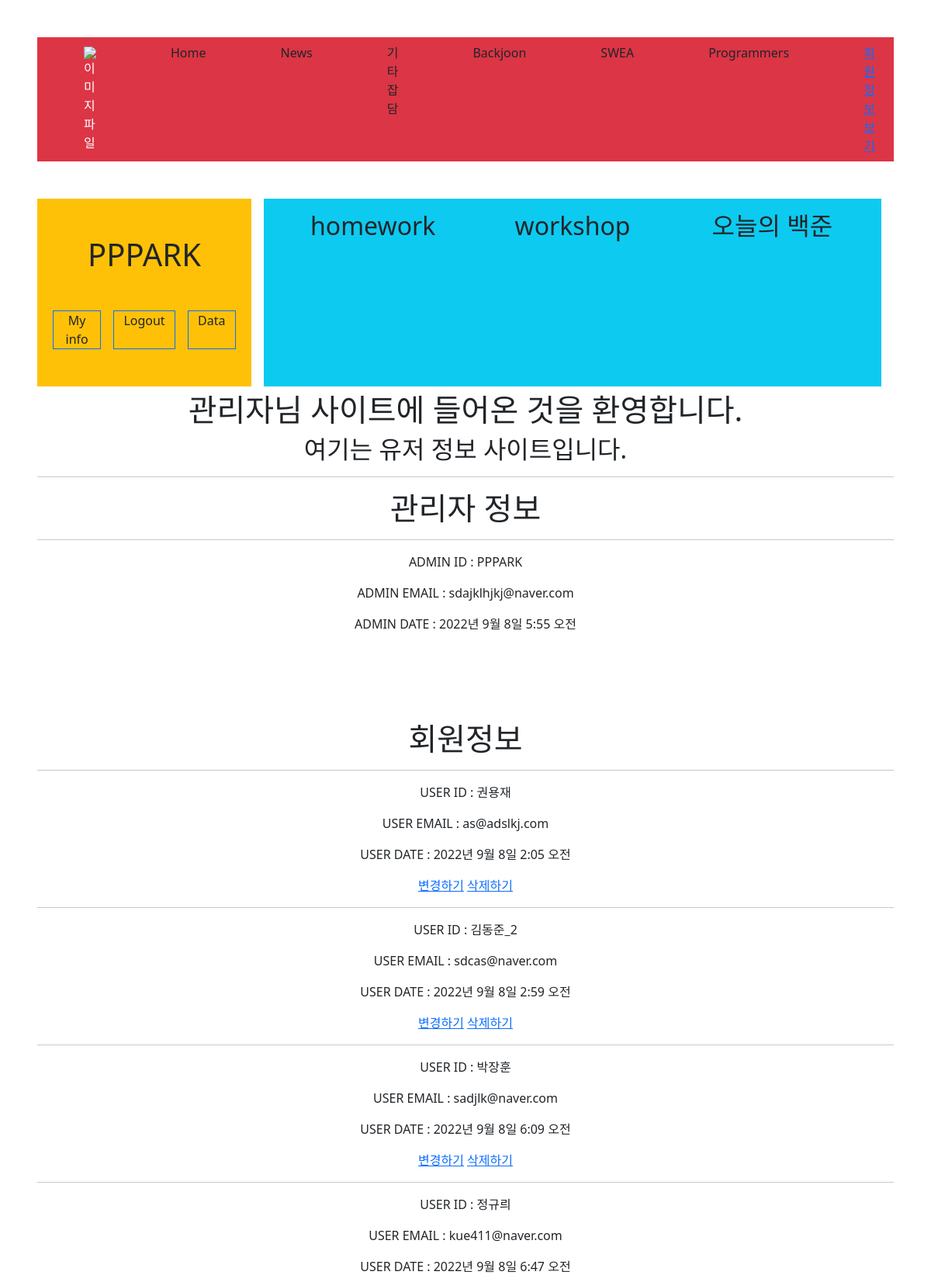
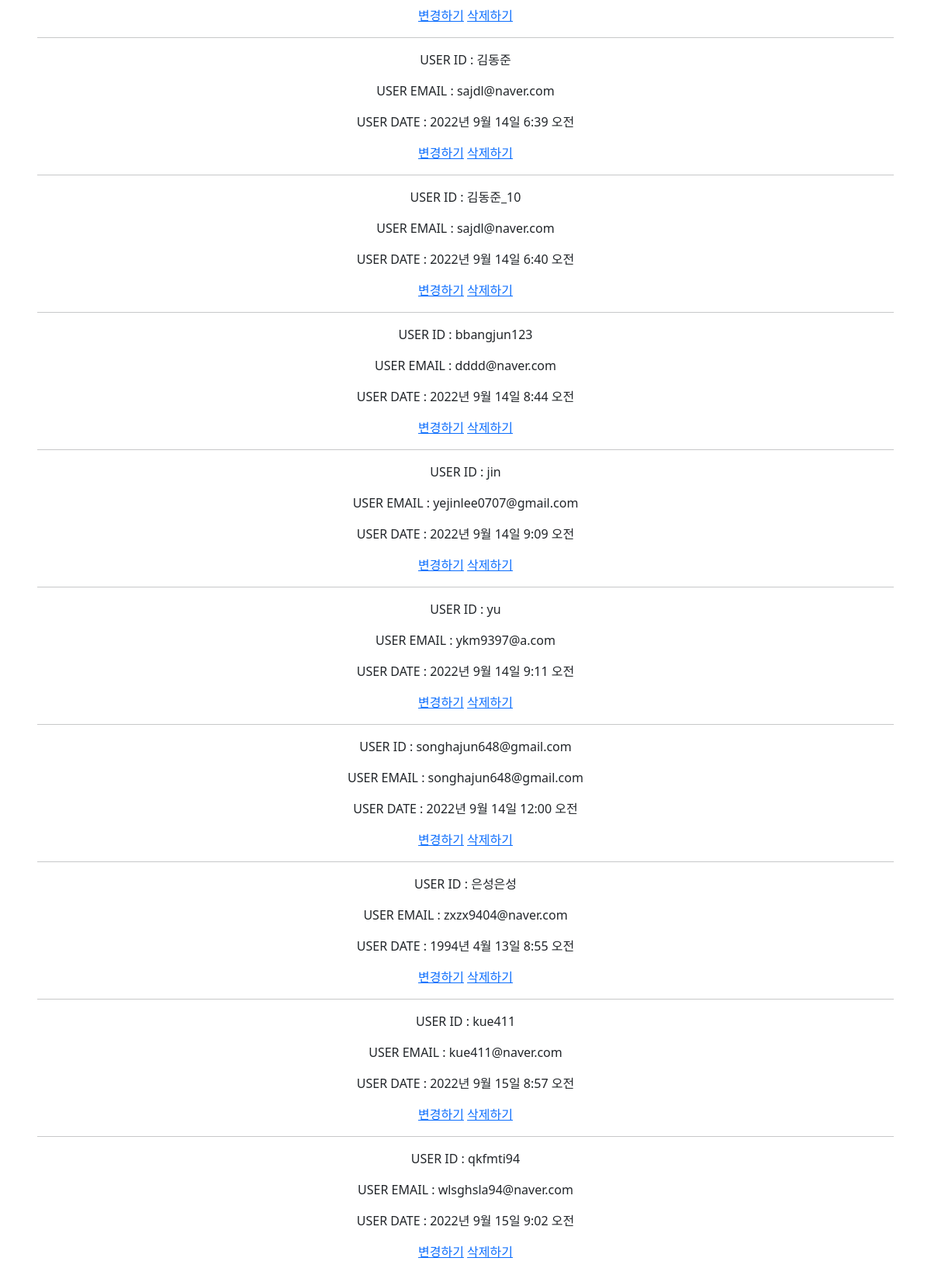
/accounts/index/ (signed in), run on the app's committed database (2 pictures, top to bottom).
### accounts/models.py (models this page shows)
class User(AbstractUser):
    pass

### accounts/views.py (the view)
# urls.py: path('index/', views.index, name = 'index'),
def index(request):
    database = User.objects.all()  # 쿼리셋
    print(request.user)
    context = {
        "database" : database
    }
    return render(request, 'accounts/index.html', context)

### accounts/templates/accounts/index.html (shortened to what this page needs)
{% extends 'base.html' %}
{% block content %}
{% if request.user.is_superuser == 1 %}
<h1 class='text-center'>관리자님 사이트에 들어온 것을 환영합니다.</h1>
<h2 class='text-center'>여기는 유저 정보 사이트입니다.</h2>
<hr>
{% endif %}
{% if request.user.is_superuser == 1 %}
  {% for data in database %}
    {% if data.is_superuser == 1 %}
      <h1 class='text-center'>관리자 정보</h1>
      <hr>
      <p class='text-center'> ADMIN ID : {{data.username}} </p>
      <p class='text-center'> ADMIN EMAIL : {{data.email}} </p>
      <p class='text-center'> ADMIN DATE : {{data.date_joined}} </p>
    {% endif %}
  {% endfor %}
  <br><br><br><br>
  <h1 class='text-center'>회원정보</h1>
  {% for data in database %}
    {% if data.is_superuser == 0 %}
      <hr>
      <p class='text-center'> USER ID : {{data.username}} </p>
      <p class='text-center'> USER EMAIL : {{data.email}} </p>
      <p class='text-center'> USER DATE : {{data.date_joined}} </p>
      <p class='text-center'>
        <a href="{% url 'accounts:update' data.id %}">변경하기</a>
        <a href="{% url 'accounts:delete' data.id %}">삭제하기</a>
      </p>
    {% endif %}
  {% endfor %}
{% endif %}
{% endblock content %}

### crud/templates/base.html (shortened to what this page needs)
<html lang="en">
  <head>
    <link href="https://cdn.jsdelivr.net/npm/bootstrap@5.2.0/dist/css/bootstrap.min.css" rel="stylesheet">
  </head>
  <body>
    <div class='mx-5 my-5'>
      <nav class="navbar navbar-expand-lg bg-danger text-white">
        <div class="container-fluid">
          <img src="" alt="이미지 파일" class='mx-5'>
          <div class="collapse navbar-collapse" id="navbarSupportedContent">
            <ul class="navbar-nav me-auto mb-2 mb-lg-0">
              <li class="nav-item mx-5">
                <a href= "{% url 'articles:home' %}" class="text-decoration-none text-dark">Home</a>
              </li>
              <li class="nav-item mx-5">
                <a href="#" class="text-decoration-none text-dark">News</a>
              </li>
              <li class="nav-item mx-5">
                <a href="{% url 'articles:else_board' %}" class="text-decoration-none text-dark">기타 잡담</a>
              </li>
              {% if request.user.is_authenticated %}
              <li class="nav-item mx-5">
                <a href="{% url 'articles:Backjoon_board' %}" class="text-decoration-none text-dark">Backjoon</a>
              </li>
              <li class="nav-item mx-5">
                <a href="{% url 'articles:SWEA_board' %}" class="text-decoration-none text-dark">SWEA</a>
              </li>
              <li class="nav-item mx-5">
                <a href="{% url 'articles:Programmers_board' %}" class="text-decoration-none text-dark">Programmers</a>
              </li>
              {% endif %}
              {% if request.user.is_superuser %}
              <li class="nav-item mx-5">
                <a href="{% url 'accounts:index' %}">회원정보보기</a>
              </li>
              {% endif %}
            </ul>
          </div>
        </div>
      </nav>
      <div class='my-5'>
        <div class="container text-center">
          <div class="row" style="height: 200px;">
            <div class="col col-3 bg-warning text-dark">
              {% if request.user.is_authenticated %}
              <div class='my-5'>
                <div class='my-5'>
                  <h1>{{request.user.username}}</h1>
                </div>
                <div class="container text-center">
                  <div class="row">
                    <div class="col border border-primary mx-2">
                      <a href="{% url 'accounts:update' request.user.id %}" class='text-decoration-none text-dark'>My info</a>
                    </div>
                    <div class="col border border-primary mx-2">
                      <a href= "{% url 'accounts:logout' %}" class='text-decoration-none text-dark'>Logout</a>
                    </div>
                    <div class="col border border-primary mx-2">
                      <div><a href="{% url 'articles:my_article' %}" class='text-decoration-none text-dark'>Data</a></div>
                    </div>
                  </div>
                </div>
              </div>
              {% else %}
              <div class='my-5'>
              {% block login_content %}
              <a href="{% url 'accounts:login' %}" class='text-decoration-none text-dark'><h1>로그인하기</h1></a>
              {% endblock login_content %}
              </div>
              {% endif %}
            </div>
            <div class="col bg-info text-dark mx-3">
              <div class="container text-center">
                <div class="row">
                  <div class="col my-3 mx-3">
                    <h2>homework</h2>
                  </div>
                  <div class="col my-3 mx-3">
                    <h2>workshop</h2>
                  </div>
                  <div class="col my-3 mx-3">
                    <h2>오늘의 백준</h2>
                  </div>
                </div>
              </div>
            </div>
          </div>
        </div>
      </div>
      <div>
      {% block content %}
      {% endblock content %}
      </div>
    </div>
  </body>
</html>

### data on the page
User: user.username "PPPARK", username "PPPARK", email "sdajklhjkj@naver.com", date_joined "2022년 9월 8일 5:55 오전"
User: username "권용재", email "as@adslkj.com", date_joined "2022년 9월 8일 2:05 오전"
User: username "김동준_2", email "sdcas@naver.com", date_joined "2022년 9월 8일 2:59 오전"
User: username "박장훈", email "sadjlk@naver.com", date_joined "2022년 9월 8일 6:09 오전"
User: username "정규릐", email "kue411@naver.com", date_joined "2022년 9월 8일 6:47 오전"
User: username "김동준", email "sajdl@naver.com", date_joined "2022년 9월 14일 6:39 오전"
User: username "김동준_10", email "sajdl@naver.com", date_joined "2022년 9월 14일 6:40 오전"
User: username "bbangjun123", email "dddd@naver.com", date_joined "2022년 9월 14일 8:44 오전"
User: username "jin", email "yejinlee0707@gmail.com", date_joined "2022년 9월 14일 9:09 오전"
User: username "yu", email "ykm9397@a.com", date_joined "2022년 9월 14일 9:11 오전"
User: username "songhajun648@gmail.com", email "songhajun648@gmail.com", date_joined "2022년 9월 14일 12:00 오전"
User: username "은성은성", email "zxzx9404@naver.com", date_joined "1994년 4월 13일 8:55 오전"
User: username "kue411", email "kue411@naver.com", date_joined "2022년 9월 15일 8:57 오전"
User: username "qkfmti94", email "wlsghsla94@naver.com", date_joined "2022년 9월 15일 9:02 오전"
